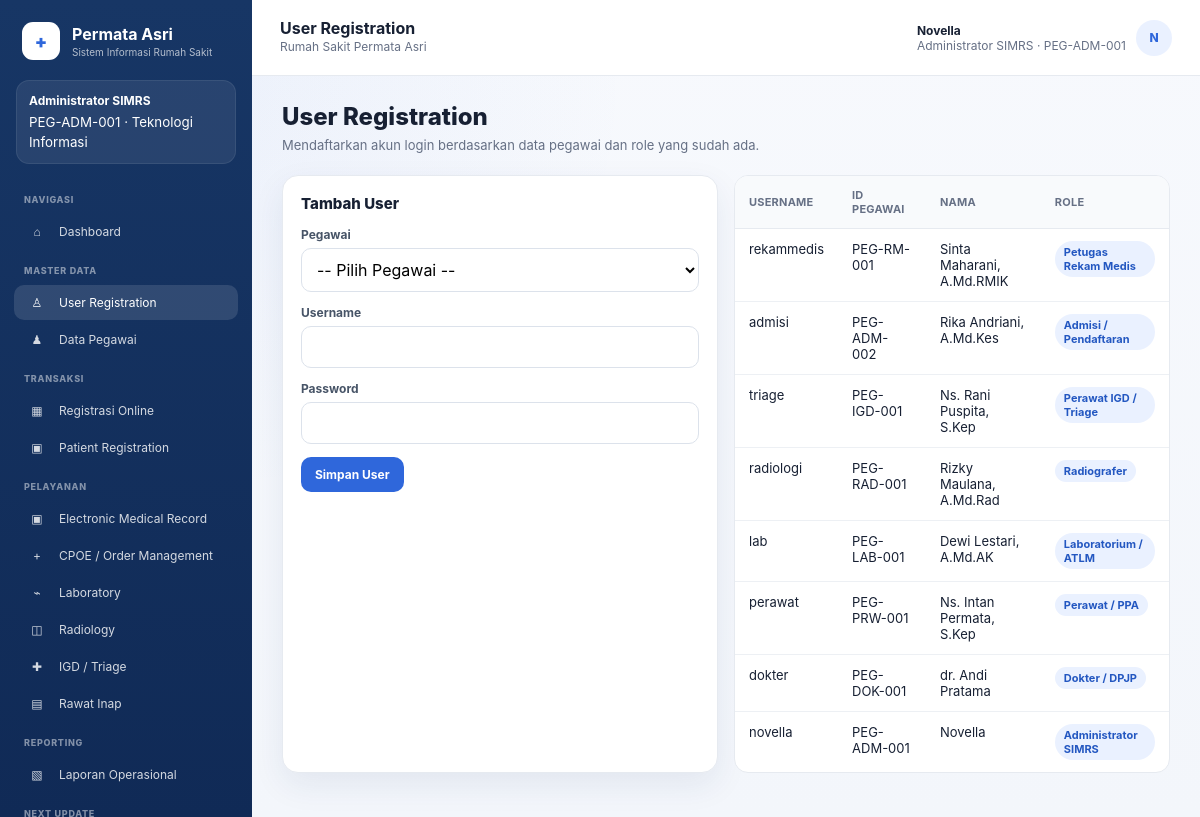
Screenshot of /user_registration.php (signed in) with the database file from the repository.
### tables this page shows
CREATE TABLE users (
    id INT AUTO_INCREMENT PRIMARY KEY,
    employee_id INT NOT NULL UNIQUE,
    username VARCHAR(60) NOT NULL UNIQUE,
    password_hash VARCHAR(255) NOT NULL,
    is_active TINYINT(1) NOT NULL DEFAULT 1,
    created_at DATETIME NOT NULL DEFAULT CURRENT_TIMESTAMP,
    CONSTRAINT fk_user_employee FOREIGN KEY (employee_id) REFERENCES employees(id)
);

CREATE TABLE roles (
    id INT AUTO_INCREMENT PRIMARY KEY,
    code VARCHAR(50) NOT NULL UNIQUE,
    name VARCHAR(100) NOT NULL
);

CREATE TABLE employees (
    id INT AUTO_INCREMENT PRIMARY KEY,
    employee_code VARCHAR(30) NOT NULL UNIQUE,
    full_name VARCHAR(150) NOT NULL,
    profession VARCHAR(100) NOT NULL,
    role_id INT NOT NULL,
    unit_id INT NULL,
    is_active TINYINT(1) NOT NULL DEFAULT 1,
    CONSTRAINT fk_employee_role FOREIGN KEY (role_id) REFERENCES roles(id),
    CONSTRAINT fk_employee_unit FOREIGN KEY (unit_id) REFERENCES units(id)
);

CREATE TABLE units (
    id INT AUTO_INCREMENT PRIMARY KEY,
    code VARCHAR(30) NOT NULL UNIQUE,
    name VARCHAR(100) NOT NULL,
    unit_type VARCHAR(30) NOT NULL
);

### database.php (called while the page is built, shortened)
<?php
function db(): PDO
{
    static $pdo = null;
    if ($pdo instanceof PDO) {
        return $pdo;
    }
    $dsn = 'mysql:host=' . DB_HOST . ';dbname=' . DB_NAME . ';charset=utf8mb4';
    $pdo = new PDO($dsn, DB_USER, DB_PASS, [
        PDO::ATTR_ERRMODE => PDO::ERRMODE_EXCEPTION,
        PDO::ATTR_DEFAULT_FETCH_MODE => PDO::FETCH_ASSOC,
        PDO::ATTR_EMULATE_PREPARES => false,
    ]);
    return $pdo;
}

### functions.php (called while the page is built, shortened)
<?php
require_once __DIR__ . '/../config/database.php';
require_once __DIR__ . '/schema_updates.php';
function e(?string $value): string
{
    return htmlspecialchars($value ?? '', ENT_QUOTES, 'UTF-8');
}
function current_user(): ?array
{
    ensure_progress03_schema(db());
    $stmt = db()->prepare(
        'SELECT u.id AS user_id, u.username, e.id AS employee_id, e.employee_code,
                e.full_name, e.profession, r.id AS role_id, r.code AS role_code,
                r.name AS role_name, un.name AS unit_name
         FROM users u
         JOIN employees e ON e.id = u.employee_id
         JOIN roles r ON r.id = e.role_id
         LEFT JOIN units un ON un.id = e.unit_id
         WHERE u.id = ? AND u.is_active = 1
         LIMIT 1'
    );
    $stmt->execute([$_SESSION['user_id']]);
    $user = $stmt->fetch();
    return $user ?: null;
}
function require_login(): array
{
    $user = current_user();
    return $user;
}
function sidebar_menus(int $roleId): array
{
    $stmt = db()->prepare(
        'SELECT DISTINCT m.label, m.icon, m.section_name, m.page_file, m.sort_order
         FROM menus m
         JOIN permissions p ON p.code = m.permission_code
         JOIN role_permissions rp ON rp.permission_id = p.id
         WHERE rp.role_id = ? AND m.is_active = 1
         ORDER BY m.sort_order, m.id'
    );
    $stmt->execute([$roleId]);
    return $stmt->fetchAll();
}

### schema_updates.php (called while the page is built, shortened)
<?php
function ensure_progress03_schema(PDO $pdo): void
{
    $pdo->exec(
        "CREATE TABLE IF NOT EXISTS patient_registration_requests (
            id INT AUTO_INCREMENT PRIMARY KEY,
            request_no VARCHAR(40) NULL UNIQUE,
            nik VARCHAR(16) NOT NULL,
            full_name VARCHAR(150) NOT NULL,
            birth_date DATE NOT NULL,
            gender ENUM('L','P') NOT NULL,
            address TEXT NULL,
            phone VARCHAR(30) NOT NULL,
            email VARCHAR(120) NULL,
            payer VARCHAR(40) NOT NULL DEFAULT 'Umum',
            unit_id INT NOT NULL,
            doctor_employee_id INT NOT NULL,
            schedule_id INT NOT NULL,
            visit_date DATE NOT NULL,
            complaint TEXT NULL,
            status VARCHAR(40) NOT NULL DEFAULT 'Menunggu Verifikasi',
            admin_note TEXT NULL,
            patient_id INT NULL,
            registration_id INT NULL,
            reviewed_by INT NULL,
            reviewed_at DATETIME NULL,
            created_at DATETIME NOT NULL DEFAULT CURRENT_TIMESTAMP,
            INDEX idx_prr_status (status),
            INDEX idx_prr_visit_date (visit_date),
            CONSTRAINT fk_prr_unit FOREIGN KEY (unit_id) REFERENCES units(id),
            CONSTRAINT fk_prr_doctor FOREIGN KEY (doctor_employee_id) REFERENCES employees(id),
            CONSTRAINT fk_prr_schedule FOREIGN KEY (schedule_id) REFERENCES doctor_schedules(id),
            CONSTRAINT fk_prr_patient FOREIGN KEY (patient_id) REFERENCES patients(id),
            CONSTRAINT fk_prr_registration FOREIGN KEY (registration_id) REFERENCES registrations(id),
            CONSTRAINT fk_prr_reviewer FOREIGN KEY (reviewed_by) REFERENCES users(id)
        ) ENGINE=InnoDB"
    );
    $menuCheck = $pdo->prepare('SELECT id FROM menus WHERE page_file=? LIMIT 1');
    $menuCheck->execute(['patient_registration_requests.php']);
    $units = [
        ['PB', 'Poli Bedah', 'POLI'],
        ['PK', 'Poli Kandungan', 'POLI'],
    ];
    $unitInsert = $pdo->prepare(
        'INSERT INTO units (code, name, unit_type)
         SELECT ?, ?, ?
         WHERE NOT EXISTS (SELECT 1 FROM units WHERE code=?)'
    );
    foreach ($units as [$code, $name, $type]) {
        $unitInsert->execute([$code, $name, $type, $code]);
    }
    $roleStmt = $pdo->prepare("SELECT id FROM roles WHERE code='dokter' LIMIT 1");
    $roleStmt->execute();
    $doctorRoleId = (int) $roleStmt->fetchColumn();
    if ($doctorRoleId > 0) {
        $doctorSeeds = [
            ['PEG-DOK-003', 'dr. Raka Mahendra', 'Dokter', 'PU'],
            ['PEG-DOK-004', 'dr. Nadia Putri, Sp.PD', 'Dokter Sp.PD', 'PD'],
            ['PEG-DOK-005', 'dr. Salsabila Rahman, Sp.A', 'Dokter Sp.A', 'PA'],
            ['PEG-DOK-006', 'dr. Bima Aditya, Sp.B', 'Dokter Sp.B', 'PB'],
            ['PEG-DOK-007', 'dr. Citra Maharani, Sp.OG', 'Dokter Sp.OG', 'PK'],
        ];
        $unitIdStmt = $pdo->prepare('SELECT id FROM units WHERE code=? LIMIT 1');
        $employeeExists = $pdo->prepare('SELECT id FROM employees WHERE employee_code=? LIMIT 1');
        foreach ($doctorSeeds as [$employeeCode, $name, $profession, $unitCode]) {
            $employeeExists->execute([$employeeCode]);
            if ($employeeExists->fetchColumn()) {
                continue;
            }
            $unitIdStmt->execute([$unitCode]);
        }
        $scheduleSeeds = [
            ['PEG-DOK-003', 'PU', 'Selasa', '08:00:00', '12:00:00'],
            ['PEG-DOK-003', 'PU', 'Jumat', '08:00:00', '11:00:00'],
            ['PEG-DOK-004', 'PD', 'Senin', '13:00:00', '16:00:00'],
            ['PEG-DOK-004', 'PD', 'Jumat', '09:00:00', '12:00:00'],
            ['PEG-DOK-005', 'PA', 'Senin', '09:00:00', '12:00:00'],
            ['PEG-DOK-005', 'PA', 'Kamis', '13:00:00', '16:00:00'],
            ['PEG-DOK-006', 'PB', 'Selasa', '13:00:00', '16:00:00'],
            ['PEG-DOK-006', 'PB', 'Jumat', '13:00:00', '16:00:00'],
            ['PEG-DOK-007', 'PK', 'Rabu', '09:00:00', '12:00:00'],
            ['PEG-DOK-007', 'PK', 'Sabtu', '08:00:00', '11:00:00'],
        ];
        $employeeIdStmt = $pdo->prepare('SELECT id FROM employees WHERE employee_code=? LIMIT 1');
        $scheduleExists = $pdo->prepare(
            'SELECT id FROM doctor_schedules
             WHERE employee_id=? AND unit_id=? AND day_name=? AND start_time=? AND end_time=? LIMIT 1'
        );
        foreach ($scheduleSeeds as [$employeeCode, $unitCode, $dayName, $startTime, $endTime]) {
            $employeeIdStmt->execute([$employeeCode]);
            $employeeId = (int) $employeeIdStmt->fetchColumn();
            $unitIdStmt->execute([$unitCode]);
            $unitId = (int) $unitIdStmt->fetchColumn();
            $scheduleExists->execute([$employeeId, $unitId, $dayName, $startTime, $endTime]);
        }
    }
}

### user_registration.php (the view, shortened to what this page needs)
<?php
require_once __DIR__ . '/includes/functions.php';
$user = require_login();
$pageTitle = 'User Registration';
$accounts = db()->query(
    'SELECT u.username, u.is_active, e.employee_code, e.full_name, r.name AS role_name
     FROM users u
     JOIN employees e ON e.id = u.employee_id
     JOIN roles r ON r.id = e.role_id
     ORDER BY u.id DESC'
)->fetchAll();
require __DIR__ . '/includes/header.php';
?>
<h1 class="page-title">User Registration</h1>
<p class="page-subtitle">Mendaftarkan akun login berdasarkan data pegawai dan role yang sudah ada.</p>
<div class="grid grid-2">
  <div class="card">
    <h2 class="section-title">Tambah User</h2>
    <form method="POST">
      <div class="field"><label>Pegawai</label><select class="input" name="employee_id" required><option value="">-- Pilih Pegawai --</option></select></div>
      <div class="field"><label>Username</label><input class="input" name="username" required></div>
      <div class="field"><label>Password</label><input class="input" type="password" name="password" minlength="6" required></div>
      <button class="btn btn-primary">Simpan User</button>
    </form>
  </div>
  <div class="table-wrap">
    <table><thead><tr><th>Username</th><th>ID Pegawai</th><th>Nama</th><th>Role</th></tr></thead><tbody>
      <?php foreach($accounts as $a): ?><tr><td><?= e($a['username']) ?></td><td><?= e($a['employee_code']) ?></td><td><?= e($a['full_name']) ?></td><td><span class="badge badge-blue"><?= e($a['role_name']) ?></span></td></tr><?php endforeach; ?>
    </tbody></table>
  </div>
</div>
<?php require __DIR__ . '/includes/footer.php'; ?>

### header.php (shortened to what this page needs)
<?php
$pageTitle = $pageTitle ?? 'SIMRS';
$activeFile = basename($_SERVER['PHP_SELF']);
$menus = sidebar_menus((int) $user['role_id']);
$initials = strtoupper(substr($user['full_name'], 0, 1));
?>
<!DOCTYPE html>
<html lang="id">
<head>
  <link rel="stylesheet" href="assets/css/app.css">
</head>
<body>
  <aside class="sidebar">
    <div class="sidebar-brand">
      <div class="brand-mark">+</div>
      <div>
        <strong>Permata Asri</strong>
        <small>Sistem Informasi Rumah Sakit</small>
      </div>
    </div>
    <div class="role-card">
      <b><?= e($user['role_name']) ?></b>
      <small><?= e($user['employee_code']) ?> · <?= e($user['unit_name'] ?? '-') ?></small>
    </div>
    <?php $section = null; ?>
    <?php foreach ($menus as $menu): ?>
      <?php if ($section !== $menu['section_name']): $section = $menu['section_name']; ?>
        <div class="sidebar-menu-title"><?= e($section) ?></div>
      <?php endif; ?>
      <a class="sidebar-link <?= $activeFile === $menu['page_file'] ? 'active' : '' ?>" href="<?= e($menu['page_file']) ?>">
        <span class="ico"><?= e($menu['icon']) ?></span>
        <span><?= e($menu['label']) ?></span>
      </a>
    <?php endforeach; ?>
  </aside>
  <div class="content-shell">
    <header class="topbar">
      <div>
        <strong><?= e($pageTitle) ?></strong>
        <div class="note">Rumah Sakit Permata Asri</div>
      </div>
      <div class="user-chip">
        <div>
          <strong><?= e($user['full_name']) ?></strong>
          <span><?= e($user['profession']) ?> · <?= e($user['employee_code']) ?></span>
        </div>
        <div class="avatar"><?= e($initials) ?></div>
      </div>
    </header>
    <main class="page-wrap">

### rows the page displays
users: roles.name "Administrator SIMRS", employee.employee_code "PEG-ADM-001", units.name "Teknologi Informasi", employee.full_name "Novella", employee.profession "Administrator SIMRS", employee.full_name "N", username "novella"
users: username "rekammedis", employee.employee_code "PEG-RM-001", employee.full_name "Sinta Maharani, A.Md.RMIK", roles.name "Petugas Rekam Medis"
users: username "admisi", employee.employee_code "PEG-ADM-002", employee.full_name "Rika Andriani, A.Md.Kes", roles.name "Admisi / Pendaftaran"
users: username "triage", employee.employee_code "PEG-IGD-001", employee.full_name "Ns. Rani Puspita, S.Kep", roles.name "Perawat IGD / Triage"
users: username "radiologi", employee.employee_code "PEG-RAD-001", employee.full_name "Rizky Maulana, A.Md.Rad", roles.name "Radiografer"
users: username "lab", employee.employee_code "PEG-LAB-001", employee.full_name "Dewi Lestari, A.Md.AK", roles.name "Laboratorium / ATLM"
users: username "perawat", employee.employee_code "PEG-PRW-001", employee.full_name "Ns. Intan Permata, S.Kep", roles.name "Perawat / PPA"
users: username "dokter", employee.employee_code "PEG-DOK-001", employee.full_name "dr. Andi Pratama", roles.name "Dokter / DPJP"

### other values shown
$section "NAVIGASI"
$menu['icon'] "⌂"
$menu['label'] "Dashboard"
$section "MASTER DATA"
$menu['icon'] "♙"
$menu['label'] "User Registration"
$menu['icon'] "♟"
$menu['label'] "Data Pegawai"
$section "TRANSAKSI"
$menu['icon'] "▦"
$menu['label'] "Registrasi Online"
$menu['icon'] "▣"
$menu['label'] "Patient Registration"
$section "PELAYANAN"
$menu['label'] "Electronic Medical Record"
